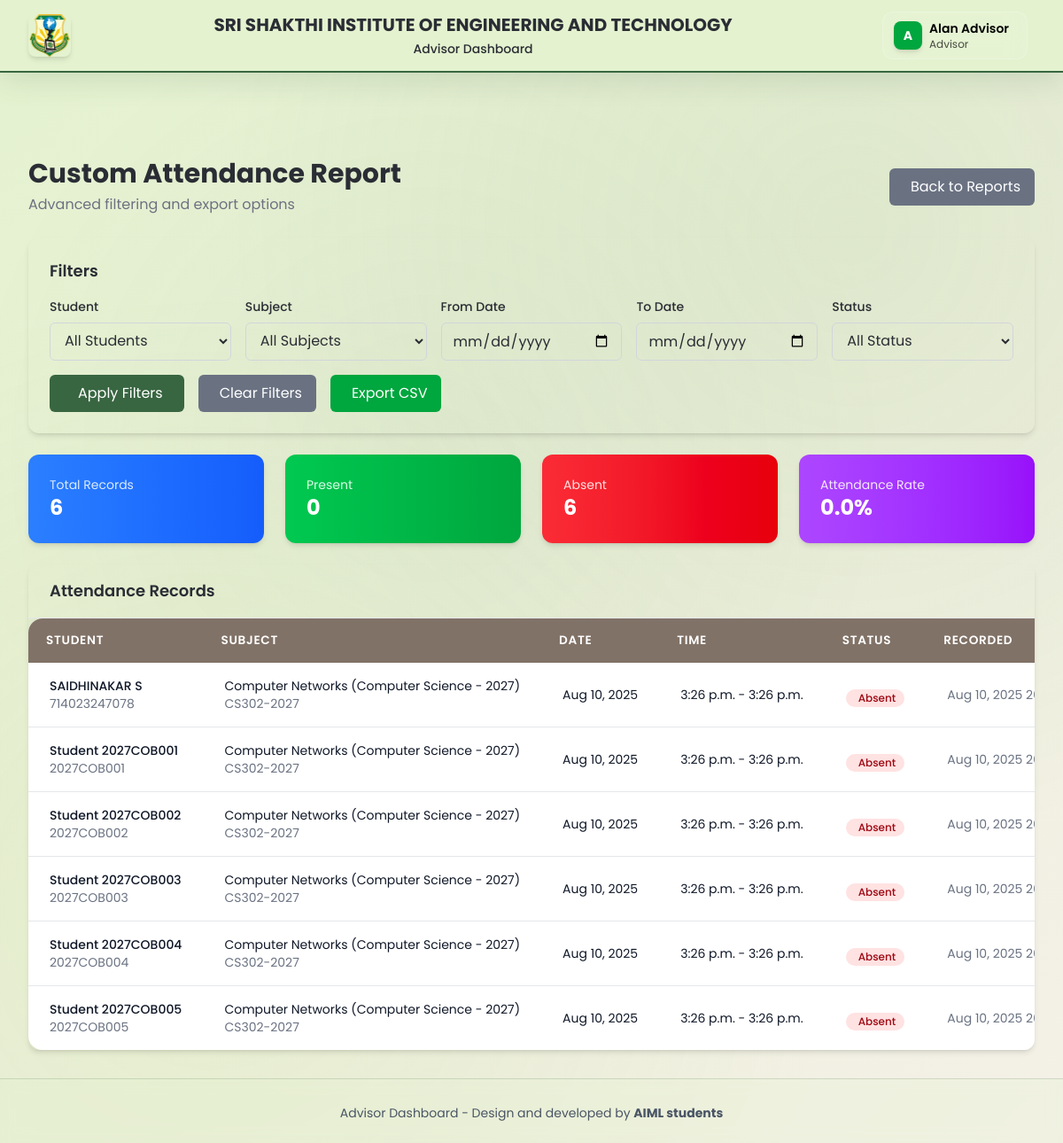
Screenshot of /advisor/reports/custom/ (signed in) with the database file from the repository.
### core/models.py (models this page shows, shortened)
class TimestampedModel(models.Model):
    created_at = models.DateTimeField(auto_now_add=True)
    updated_at = models.DateTimeField(auto_now=True)
    class Meta:
        abstract = True

class Attendance(TimestampedModel):
    attendance_id = models.AutoField(primary_key=True)
    student = models.ForeignKey(
        Student,
        on_delete=models.CASCADE,
        db_column='student_regno'
    )
    timetable = models.ForeignKey(
        Timetable,
        on_delete=models.CASCADE,
        db_column='timetable_id'
    )
    is_present = models.BooleanField(default=False)
    class Meta:
        db_table = 'Attendance'
        verbose_name = 'Attendance Record'
        verbose_name_plural = 'Attendance Records'
        unique_together = ['student', 'timetable']

class Student(TimestampedModel):
    student_regno = models.CharField(max_length=50, primary_key=True, help_text="Student registration number")
    name = models.CharField(max_length=200)
    department = models.ForeignKey(
        Department,
        on_delete=models.CASCADE,
        db_column='dept_id'
    )
    batch = models.ForeignKey(
        Batch,
        on_delete=models.CASCADE,
        db_column='batch_id'
    )
    section = models.ForeignKey(
        Section,
        on_delete=models.CASCADE,
        db_column='section_id'
    )
    class Meta:
        db_table = 'Students'
        verbose_name = 'Student'
        verbose_name_plural = 'Students'

class Timetable(TimestampedModel):
    timetable_id = models.AutoField(primary_key=True)
    section = models.ForeignKey(
        Section,
        on_delete=models.CASCADE,
        db_column='section_id'
    )
    subject = models.ForeignKey(
        Subject,
        on_delete=models.CASCADE,
        db_column='subject_id'
    )
    date = models.DateField()
    start_time = models.TimeField()
    end_time = models.TimeField()
    class Meta:
        db_table = 'Timetable'
        verbose_name = 'Timetable Entry'
        verbose_name_plural = 'Timetable Entries'

class Subject(TimestampedModel):
    subject_id = models.AutoField(primary_key=True)
    subject_code = models.CharField(max_length=20, unique=True)
    subject_name = models.CharField(max_length=200, unique=True)
    departments = models.ManyToManyField(
        Department,
        related_name='subjects',
        help_text="Departments that offer this subject"
    )
    batch = models.ForeignKey(
        Batch,
        on_delete=models.CASCADE,
        db_column='batch_id',
        help_text="Batch this subject is applicable to"
    )
    class Meta:
        db_table = 'Subjects'
        verbose_name = 'Subject'
        verbose_name_plural = 'Subjects'

### advisor_dashboard/views.py (the view)
# urls.py: path('reports/custom/', views.custom_report, name='custom_report'),
@login_required
def custom_report(request):
    if not check_advisor_permission(request.user):
        messages.error(request, "Access denied. You don't have advisor permissions.")
        return redirect("auth:login")
    advisor = get_advisor_profile(request.user)
    if not advisor:
        messages.error(request, "No advisor profile found.")
        return redirect("advisor_dashboard:dashboard")
    student_regno = request.GET.get('student')
    subject_id = request.GET.get('subject')
    date_from = request.GET.get('date_from')
    date_to = request.GET.get('date_to')
    status = request.GET.get('status')
    export_format = request.GET.get('export')
    assigned_students = advisor.get_assigned_students()
    subjects = Subject.objects.filter(
        timetable__section__in=advisor.get_assigned_sections()
    ).distinct()
    attendance_query = Attendance.objects.filter(
        student__in=assigned_students
    ).select_related('student', 'timetable', 'timetable__subject', 'timetable__section')
    if student_regno:
        attendance_query = attendance_query.filter(student__student_regno=student_regno)
    if subject_id:
        attendance_query = attendance_query.filter(timetable__subject_id=subject_id)
    if date_from:
        attendance_query = attendance_query.filter(timetable__date__gte=date_from)
    if date_to:
        attendance_query = attendance_query.filter(timetable__date__lte=date_to)
    if status == 'present':
        attendance_query = attendance_query.filter(is_present=True)
    elif status == 'absent':
        attendance_query = attendance_query.filter(is_present=False)
    attendance_records = attendance_query.order_by('-timetable__date', 'student__name')
    paginator = Paginator(attendance_records, 50)
    page_number = request.GET.get('page')
    page_obj = paginator.get_page(page_number)
    total_records = attendance_records.count()
    present_count = attendance_records.filter(is_present=True).count()
    absent_count = total_records - present_count
    attendance_percentage = (present_count / total_records * 100) if total_records > 0 else 0
    context = {
        'user': request.user,
        'advisor': advisor,
        'attendance_records': page_obj,
        'assigned_students': assigned_students,
        'subjects': subjects,
        'filters': {
            'student_regno': student_regno,
            'subject_id': subject_id,
            'date_from': date_from,
            'date_to': date_to,
            'status': status,
        },
        'summary': {
            'total_records': total_records,
            'present_count': present_count,
            'absent_count': absent_count,
            'attendance_percentage': round(attendance_percentage, 1),
        }
    }
    if export_format == 'csv':
        return export_attendance_csv(attendance_records, f"custom_report_{timezone.now().strftime('%Y%m%d')}")
    return render(request, 'advisor_dashboard/reports/custom_report.html', context)

### Frontend/templates/advisor_dashboard/reports/custom_report.html (shortened to what this page needs)
{% extends 'advisor_dashboard/advisor_base.html' %}
{% block content %}
<div class="space-y-6">
  <div class="flex items-center justify-between">
    <div>
      <h1 class="text-3xl font-bold text-[var(--text-primary)]">Custom Attendance Report</h1>
      <p class="text-[var(--text-secondary)] mt-1">Advanced filtering and export options</p>
    </div>
    <div class="flex space-x-3">
      <a href="{% url 'advisor_dashboard:reports' %}"
         class="bg-gray-500 text-white px-4 py-2 rounded-md hover:bg-gray-600 transition-colors">
        Back to Reports
      </a>
    </div>
  </div>
  <div class="bg-[var(--bg-secondary)] rounded-xl shadow-md p-6">
    <h2 class="text-lg font-semibold text-[var(--text-primary)] mb-4">Filters</h2>
    <form method="GET" class="space-y-4">
      <div class="grid grid-cols-1 md:grid-cols-2 lg:grid-cols-5 gap-4">
        <div>
          <label class="block text-sm font-medium text-[var(--text-primary)] mb-2">Student</label>
          <select name="student" class="w-full px-3 py-2 border border-gray-300 rounded-md focus:outline-none focus:ring-2 focus:ring-[var(--primary)]">
            <option value="">All Students</option>
          </select>
        </div>
        <div>
          <label class="block text-sm font-medium text-[var(--text-primary)] mb-2">Subject</label>
          <select name="subject" class="w-full px-3 py-2 border border-gray-300 rounded-md focus:outline-none focus:ring-2 focus:ring-[var(--primary)]">
            <option value="">All Subjects</option>
          </select>
        </div>
        <div>
          <label class="block text-sm font-medium text-[var(--text-primary)] mb-2">From Date</label>
          <input type="date" name="date_from" value="{{ filters.date_from }}"
                 class="w-full px-3 py-2 border border-gray-300 rounded-md focus:outline-none focus:ring-2 focus:ring-[var(--primary)]">
        </div>
        <div>
          <label class="block text-sm font-medium text-[var(--text-primary)] mb-2">To Date</label>
          <input type="date" name="date_to" value="{{ filters.date_to }}"
                 class="w-full px-3 py-2 border border-gray-300 rounded-md focus:outline-none focus:ring-2 focus:ring-[var(--primary)]">
        </div>
        <div>
          <label class="block text-sm font-medium text-[var(--text-primary)] mb-2">Status</label>
          <select name="status" class="w-full px-3 py-2 border border-gray-300 rounded-md focus:outline-none focus:ring-2 focus:ring-[var(--primary)]">
            <option value="">All Status</option>
          </select>
        </div>
      </div>
      <div class="flex flex-wrap items-center space-x-4 space-y-2 md:space-y-0">
        <button type="submit" class="bg-[var(--primary)] text-white px-6 py-2 rounded-md hover:bg-purple-700 transition-colors">
          Apply Filters
        </button>
        <a href="{% url 'advisor_dashboard:custom_report' %}"
           class="bg-gray-500 text-white px-4 py-2 rounded-md hover:bg-gray-600 transition-colors">
          Clear Filters
        </a>
        {% if attendance_records %}
        <a href="?{{ request.GET.urlencode }}&export=csv"
           class="bg-green-600 text-white px-4 py-2 rounded-md hover:bg-green-700 transition-colors">
          Export CSV
        </a>
        {% endif %}
      </div>
    </form>
  </div>
  {% if summary.total_records > 0 %}
    <div class="grid grid-cols-1 md:grid-cols-4 gap-6">
      <div class="bg-gradient-to-r from-blue-500 to-blue-600 rounded-xl shadow-md p-6 text-white">
        <div class="flex items-center justify-between">
          <div>
            <p class="text-blue-100 text-sm">Total Records</p>
            <p class="text-2xl font-bold">{{ summary.total_records }}</p>
          </div>
        </div>
      </div>
      <div class="bg-gradient-to-r from-green-500 to-green-600 rounded-xl shadow-md p-6 text-white">
        <div class="flex items-center justify-between">
          <div>
            <p class="text-green-100 text-sm">Present</p>
            <p class="text-2xl font-bold">{{ summary.present_count }}</p>
          </div>
        </div>
      </div>
      <div class="bg-gradient-to-r from-red-500 to-red-600 rounded-xl shadow-md p-6 text-white">
        <div class="flex items-center justify-between">
          <div>
            <p class="text-red-100 text-sm">Absent</p>
            <p class="text-2xl font-bold">{{ summary.absent_count }}</p>
          </div>
        </div>
      </div>
      <div class="bg-gradient-to-r from-purple-500 to-purple-600 rounded-xl shadow-md p-6 text-white">
        <div class="flex items-center justify-between">
          <div>
            <p class="text-purple-100 text-sm">Attendance Rate</p>
            <p class="text-2xl font-bold">{{ summary.attendance_percentage }}%</p>
          </div>
        </div>
      </div>
    </div>
    <div class="bg-[var(--bg-secondary)] rounded-xl shadow-md overflow-hidden">
      <div class="px-6 py-4 border-b border-gray-200">
        <h3 class="text-lg font-semibold text-[var(--text-primary)]">Attendance Records</h3>
      </div>
      <div class="overflow-x-auto">
        <table class="w-full">
          <thead class="bg-gray-50">
            <tr>
              <th class="px-6 py-3 text-left text-xs font-medium text-gray-500 uppercase tracking-wider">Student</th>
              <th class="px-6 py-3 text-left text-xs font-medium text-gray-500 uppercase tracking-wider">Subject</th>
              <th class="px-6 py-3 text-left text-xs font-medium text-gray-500 uppercase tracking-wider">Date</th>
              <th class="px-6 py-3 text-left text-xs font-medium text-gray-500 uppercase tracking-wider">Time</th>
              <th class="px-6 py-3 text-left text-xs font-medium text-gray-500 uppercase tracking-wider">Status</th>
              <th class="px-6 py-3 text-left text-xs font-medium text-gray-500 uppercase tracking-wider">Recorded</th>
            </tr>
          </thead>
          <tbody class="bg-white divide-y divide-gray-200">
            {% for record in attendance_records %}
            <tr class="hover:bg-gray-50">
              <td class="px-6 py-4 whitespace-nowrap">
                <div>
                  <div class="text-sm font-medium text-gray-900">{{ record.student.name }}</div>
                  <div class="text-sm text-gray-500">{{ record.student.student_regno }}</div>
                </div>
              </td>
              <td class="px-6 py-4 whitespace-nowrap">
                <div class="text-sm text-gray-900">{{ record.timetable.subject.subject_name }}</div>
                <div class="text-sm text-gray-500">{{ record.timetable.subject.subject_code }}</div>
              </td>
              <td class="px-6 py-4 whitespace-nowrap text-sm text-gray-900">
                {{ record.timetable.date|date:"M d, Y" }}
              </td>
              <td class="px-6 py-4 whitespace-nowrap text-sm text-gray-900">
                {{ record.timetable.start_time }} - {{ record.timetable.end_time }}
              </td>
              <td class="px-6 py-4 whitespace-nowrap">
                {% if record.is_present %}
                  <span class="inline-flex items-center px-2.5 py-0.5 rounded-full text-xs font-medium bg-green-100 text-green-800">
                    <i class="iconoir-check mr-1"></i>Present
                  </span>
                {% else %}
                  <span class="inline-flex items-center px-2.5 py-0.5 rounded-full text-xs font-medium bg-red-100 text-red-800">
                    Absent
                  </span>
                {% endif %}
              </td>
              <td class="px-6 py-4 whitespace-nowrap text-sm text-gray-500">
                {{ record.created_at|date:"M d, Y H:i" }}
              </td>
            </tr>
            {% endfor %}
          </tbody>
        </table>
      </div>
    </div>
  {% endif %}
</div>
{% endblock %}

### Frontend/templates/advisor_dashboard/advisor_base.html (shortened to what this page needs)
<!DOCTYPE html>
<html lang="en" class="h-full">
<head>
  {% load static %}
  <link rel="stylesheet" href="https://cdn.jsdelivr.net/npm/iconoir@latest/css/iconoir.css">
  <link rel="stylesheet" href="{% static 'css/glassmorphic-theme.css' %}">
  <link rel="stylesheet" href="{% static 'css/glassmorphic-components.css' %}">
  <link rel="stylesheet" href="{% static 'css/advisor-unified-ui.css' %}">
    <link rel="stylesheet" href="{% static 'css/custom-theme.css' %}">
  <script src="https://cdn.jsdelivr.net/npm/@tailwindcss/browser@4"></script>
</head>
<body class="glassmorphic-body min-h-screen">
  <header class="fixed top-0 z-50 w-full header-bg shadow-lg">
    <div class="max-w-7xl mx-auto px-4 sm:px-6 lg:px-8">
      <div class="flex items-center justify-between h-16 md:h-20">
        <div class="flex items-center space-x-3">
          <a href="{% url 'advisor_dashboard:dashboard' %}"
            class="flex items-center hover:opacity-80 transition-opacity">
            <img src="{% static 'img/image.png' %}" alt="Logo" class="h-10 w-10 md:h-12 md:w-12 rounded-lg shadow-md" />
          </a>
        </div>
        <div class="flex-1 text-center px-4 md:px-8">
          <h1 class="text-sm md:text-lg lg:text-xl font-bold glassmorphic-text-primary leading-tight">
            SRI SHAKTHI INSTITUTE OF ENGINEERING AND TECHNOLOGY
          </h1>
          <p class="text-xs md:text-sm glassmorphic-text-secondary font-medium mt-1">
            Advisor Dashboard
          </p>
        </div>
        <div class="flex items-center space-x-2">
          {% if user.is_authenticated %}
          <div class="hidden lg:block relative ml-2">
            <button id="userMenuButton"
              class="user-menu-btn flex items-center space-x-2 px-3 py-2 rounded-xl bg-white/10 backdrop-blur-md border border-white/20 hover:bg-white/20 transition-all duration-200">
              <div
                class="h-8 w-8 bg-green-600 rounded-lg flex items-center justify-center shadow-md">
                <span class="text-white font-bold text-sm">{{ user.first_name.0|default:user.username.0|upper }}</span>
              </div>
              <div class="hidden md:block text-left">
                <p class="text-sm font-semibold text-black">{{ user.get_full_name|default:user.username }}</p>
                <p class="text-xs text-black/70">Advisor</p>
              </div>
            </button>
          </div>
          {% endif %}
        </div>
      </div>
    </div>
  </header>
  <main class="pt-20 md:pt-24 pb-8">
    <div class="max-w-7xl mx-auto px-4 sm:px-6 lg:px-8">
      {% block content %}{% endblock %}
    </div>
  </main>
  <footer class="bg-white border-t border-gray-200 mt-auto">
    <div class="max-w-7xl mx-auto px-4 sm:px-6 lg:px-8 py-6">
      <div class="text-center text-sm text-gray-600">
        <p class="mt-1">Advisor Dashboard - Design and developed by <b style="font-weight: bold;">AIML students</b></p>
      </div>
    </div>
  </footer>
</body>
</html>

### rows the page displays
Attendance: student.name "SAIDHINAKAR S", student.student_regno "714023247078", timetable.subject.subject_name "Computer Networks (Computer Science - 2027)", timetable.subject.subject_code "CS302-2027", timetable "Aug 10, 2025", timetable.start_time "3:26 p.m.", timetable.end_time "3:26 p.m.", is_present "Absent", created_at "Aug 10, 2025…"
Attendance: student.name "Student 2027COB001", student.student_regno "2027COB001", timetable.subject.subject_name "Computer Networks (Computer Science - 2027)", timetable.subject.subject_code "CS302-2027", timetable "Aug 10, 2025", timetable.start_time "3:26 p.m.", timetable.end_time "3:26 p.m.", is_present "Absent", created_at "Aug 10, 2025…"
Attendance: student.name "Student 2027COB002", student.student_regno "2027COB002", timetable.subject.subject_name "Computer Networks (Computer Science - 2027)", timetable.subject.subject_code "CS302-2027", timetable "Aug 10, 2025", timetable.start_time "3:26 p.m.", timetable.end_time "3:26 p.m.", is_present "Absent", created_at "Aug 10, 2025…"
Attendance: student.name "Student 2027COB003", student.student_regno "2027COB003", timetable.subject.subject_name "Computer Networks (Computer Science - 2027)", timetable.subject.subject_code "CS302-2027", timetable "Aug 10, 2025", timetable.start_time "3:26 p.m.", timetable.end_time "3:26 p.m.", is_present "Absent", created_at "Aug 10, 2025…"
Attendance: student.name "Student 2027COB004", student.student_regno "2027COB004", timetable.subject.subject_name "Computer Networks (Computer Science - 2027)", timetable.subject.subject_code "CS302-2027", timetable "Aug 10, 2025", timetable.start_time "3:26 p.m.", timetable.end_time "3:26 p.m.", is_present "Absent", created_at "Aug 10, 2025…"
Attendance: student.name "Student 2027COB005", student.student_regno "2027COB005", timetable.subject.subject_name "Computer Networks (Computer Science - 2027)", timetable.subject.subject_code "CS302-2027", timetable "Aug 10, 2025", timetable.start_time "3:26 p.m.", timetable.end_time "3:26 p.m.", is_present "Absent", created_at "Aug 10, 2025…"

### other values shown
{{ user.first_name.0|default:user.username.0|upper }} "A"
{{ user.get_full_name|default:user.username }} "Alan Advisor"
{{ summary.total_records }} "6"
{{ summary.present_count }} "0"
{{ summary.absent_count }} "6"
{{ summary.attendance_percentage }} "0.0"
